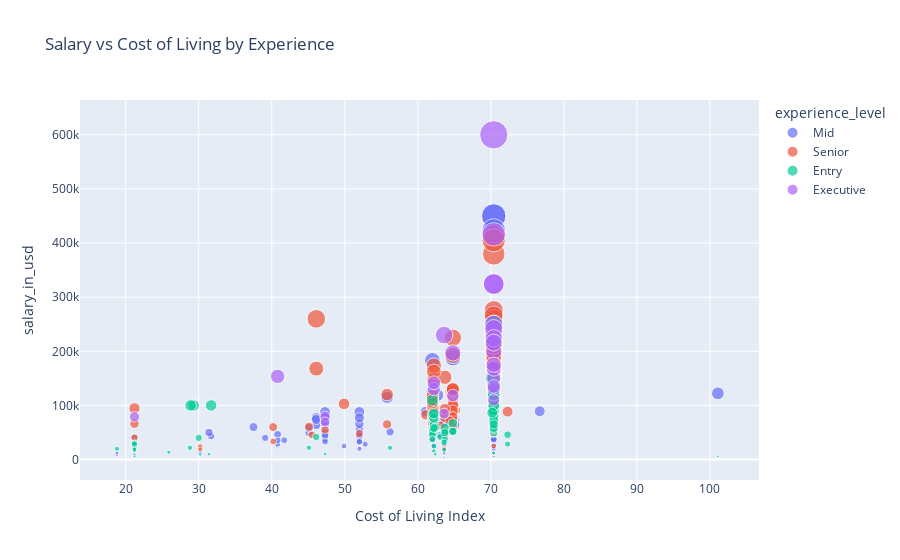

Notebook source saved alongside this figure:
### Code cell
import plotly.express as px

fig = px.scatter(
    df,
    x="Cost of Living Index",
    y="salary_in_usd",
    color="experience_level",
    size="salary_in_usd",
    hover_data=["Country", "employment_type"],
    title="Salary vs Cost of Living by Experience"
)
fig.show()

### Figure 1 — Plotly figure (JSON) as saved in the notebook; plotly's stock layout.template omitted (floating-point values rounded to 4 significant figures; data arrays with more than 128 entries replaced by an {"elided": "..."} marker saying what was removed)
{"data": [{"customdata": {"elided": "213x2 str values"}, "hovertemplate": "experience_level=Mid<br>Cost of Living Index=%{x}<br>salary_in_usd=%{marker.size}<br>Country=%{customdata[0]}<br>employment_type=%{customdata[1]}<extra></extra>", "legendgroup": "Mid", "marker": {"color": "#636efa", "size": {"elided": "213 int values"}, "sizemode": "area", "sizeref": 1500, "symbol": "circle"}, "mode": "markers", "name": "Mid", "orientation": "v", "showlegend": true, "type": "scatter", "x": {"elided": "213 float values"}, "xaxis": "x", "y": {"elided": "213 int values"}, "yaxis": "y"}, {"customdata": {"elided": "280x2 str values"}, "hovertemplate": "experience_level=Senior<br>Cost of Living Index=%{x}<br>salary_in_usd=%{marker.size}<br>Country=%{customdata[0]}<br>employment_type=%{customdata[1]}<extra></extra>", "legendgroup": "Senior", "marker": {"color": "#EF553B", "size": {"elided": "280 int values"}, "sizemode": "area", "sizeref": 1500, "symbol": "circle"}, "mode": "markers", "name": "Senior", "orientation": "v", "showlegend": true, "type": "scatter", "x": {"elided": "280 float values"}, "xaxis": "x", "y": {"elided": "280 int values"}, "yaxis": "y"}, {"customdata": {"elided": "88x2 str values"}, "hovertemplate": "experience_level=Entry<br>Cost of Living Index=%{x}<br>salary_in_usd=%{marker.size}<br>Country=%{customdata[0]}<br>employment_type=%{customdata[1]}<extra></extra>", "legendgroup": "Entry", "marker": {"color": "#00cc96", "size": [72000, 51321, 39916, 41689, 5707, 42000, 100000, 70000, 250000, 10000, 138000, 15966, 6072, 91000, 45896, 54742, 21669, 62726, 49268, 105000, 82528, 80000, 59102, 76833, 29751, 12000, 70000, 30428, 12000, 225000, 90000, 50000, 110037, 10354, 20000, 100000, 49646, 100000, 80000, 13400, 125000, 63831, 80000, 55000, 60000, 81000, 21844, 9272, 90000, 5882, 24823, 28609, 16228, 4000, 21637, 18053, 36643, 90000, 28399, 65013, 72500, 76833, 85000, 100000, 58000, 59102, 100000, 52351, 45807, 37300, 21983, 125000, 100000, 18442, 120000, 100000, 31875, 58035, 52396, 40000, 86703, 120000, 150000, 65000, 20000, 10000, 67000, 52000], "sizemode": "area", "sizeref": 1500, "symbol": "circle"}, "mode": "markers", "name": "Entry", "orientation": "v", "showlegend": true, "type": "scatter", "x": [70.4, 63.7, 63.7, 46.1, 21.2, 63.1, 70.4, 70.4, 70.4, 31.4, 70.4, 62.2, 21.2, 70.4, 72.3, 62.2, 56.2, 62.2, 62.2, 70.4, 62.0, 70.4, 63.7, 62.2, 21.2, 70.4, 70.4, 21.2, 70.4, 70.4, 70.4, 70.4, 62.0, 47.3, 21.2, 29.3, 63.7, 70.4, 70.4, 25.9, 70.4, 62.2, 70.4, 70.4, 70.4, 70.4, 28.8, 30.2, 70.4, 101.1, 62.2, 72.3, 21.2, 63.61, 21.2, 63.61, 63.7, 70.4, 21.2, 62.2, 70.4, 62.2, 62.2, 70.4, 70.4, 62.4, 31.7, 62.0, 62.0, 62.0, 45.1, 70.4, 70.4, 21.2, 70.4, 28.9, 63.61, 62.2, 64.8, 30.0, 70.2, 70.4, 70.2, 70.4, 18.8, 62.4, 64.8, 64.8], "xaxis": "x", "y": [72000, 51321, 39916, 41689, 5707, 42000, 100000, 70000, 250000, 10000, 138000, 15966, 6072, 91000, 45896, 54742, 21669, 62726, 49268, 105000, 82528, 80000, 59102, 76833, 29751, 12000, 70000, 30428, 12000, 225000, 90000, 50000, 110037, 10354, 20000, 100000, 49646, 100000, 80000, 13400, 125000, 63831, 80000, 55000, 60000, 81000, 21844, 9272, 90000, 5882, 24823, 28609, 16228, 4000, 21637, 18053, 36643, 90000, 28399, 65013, 72500, 76833, 85000, 100000, 58000, 59102, 100000, 52351, 45807, 37300, 21983, 125000, 100000, 18442, 120000, 100000, 31875, 58035, 52396, 40000, 86703, 120000, 150000, 65000, 20000, 10000, 67000, 52000], "yaxis": "y"}, {"customdata": [["United States", "FT"], ["Spain", "FT"], ["United States", "FT"], ["United States", "FT"], ["Poland", "FT"], ["Russian Federation", "FT"], ["Russian Federation", "FT"], ["Germany", "FT"], ["United States", "FT"], ["Spain", "FT"], ["United States", "CT"], ["United States", "FT"], ["Germany", "FT"], ["United States", "FT"], ["United States", "FT"], ["United States", "FT"], ["United States", "FT"], ["United States", "FT"], ["United States", "FT"], ["United States", "FT"], ["United States", "FT"], ["Canada", "FT"], ["India", "FT"], ["Canada", "FT"], ["United States", "FT"], ["United States", "FT"]], "hovertemplate": "experience_level=Executive<br>Cost of Living Index=%{x}<br>salary_in_usd=%{marker.size}<br>Country=%{customdata[0]}<br>employment_type=%{customdata[1]}<extra></extra>", "legendgroup": "Executive", "marker": {"color": "#ab63fa", "size": [325000, 79833, 150000, 235000, 153667, 230000, 85000, 130026, 250000, 69741, 416000, 600000, 141846, 242000, 200000, 130000, 110000, 224000, 167875, 175000, 135000, 118187, 79039, 196979, 324000, 216000], "sizemode": "area", "sizeref": 1500, "symbol": "circle"}, "mode": "markers", "name": "Executive", "orientation": "v", "showlegend": true, "type": "scatter", "x": [70.4, 47.3, 70.4, 70.4, 40.8, 63.61, 63.61, 62.2, 70.4, 47.3, 70.4, 70.4, 62.2, 70.4, 70.4, 70.4, 70.4, 70.4, 70.4, 70.4, 70.4, 64.8, 21.2, 64.8, 70.4, 70.4], "xaxis": "x", "y": [325000, 79833, 150000, 235000, 153667, 230000, 85000, 130026, 250000, 69741, 416000, 600000, 141846, 242000, 200000, 130000, 110000, 224000, 167875, 175000, 135000, 118187, 79039, 196979, 324000, 216000], "yaxis": "y"}], "layout": {"legend": {"itemsizing": "constant", "title": {"text": "experience_level"}, "tracegroupgap": 0}, "title": {"text": "Salary vs Cost of Living by Experience"}, "xaxis": {"anchor": "y", "domain": [0, 1], "title": {"text": "Cost of Living Index"}}, "yaxis": {"anchor": "x", "domain": [0, 1], "title": {"text": "salary_in_usd"}}}}
